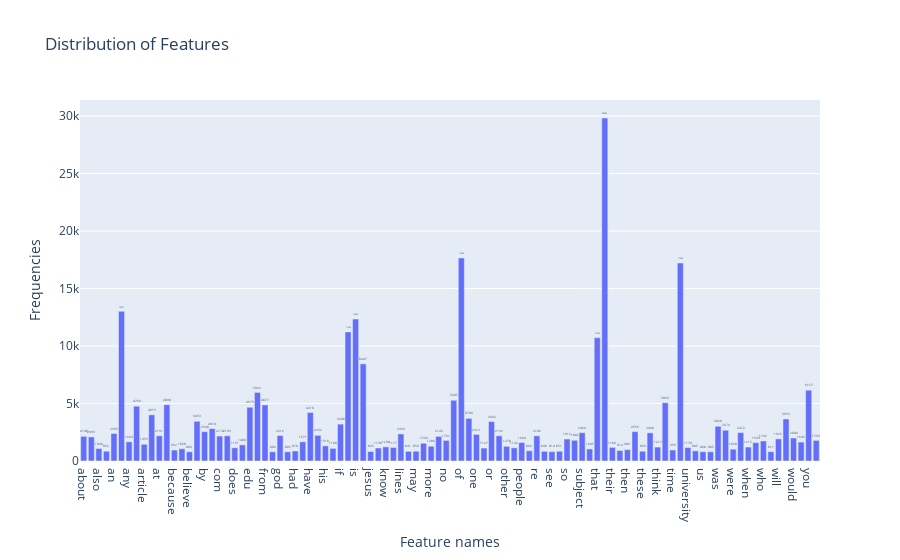

Here is the notebook cell this chart was saved with:
### Code cell
# Answer here
import plotly.express as px
fig = px.bar(
             x=temp_x1, y=temp_y1,
             labels = {'x':'Feature names', 'y':'Frequencies'},
             title  = "Distribution of Features",
             category_orders = temp_x1
            )
fig.update_traces(texttemplate=temp_y1, textposition='outside')
fig.show()

### Figure 1 — Plotly figure (JSON) as saved in the notebook; plotly's stock layout.template omitted (floating-point values rounded to 4 significant figures)
{"data": [{"alignmentgroup": "True", "hovertemplate": "Feature names=%{x}<br>Frequencies=%{y}<extra></extra>", "legendgroup": "", "marker": {"color": "#636efa", "pattern": {"shape": ""}}, "name": "", "offsetgroup": "", "orientation": "v", "showlegend": false, "textposition": "outside", "texttemplate": ["2148", "2093", "1090", "852", "2393", "13017", "1669", "4769", "1453", "4015", "2191", "4898", "952", "1068", "803", "3453", "2548", "2818", "2172", "2193", "1151", "1400", "4675", "5962", "4877", "806", "2216", "805", "870", "1671", "4218", "2232", "1318", "1100", "3208", "11226", "12343", "8447", "825", "1130", "1230", "1177", "2353", "841", "850", "1543", "1286", "2143", "1791", "5285", "17660", "3709", "2312", "1127", "3432", "2192", "1278", "1142", "1604", "892", "2186", "840", "814", "851", "1912", "1802", "2464", "1045", "10723", "29825", "1184", "914", "989", "2556", "850", "2448", "1213", "5063", "959", "17222", "1170", "885", "808", "805", "3020", "2674", "1028", "2472", "1215", "1599", "1742", "811", "1925", "3655", "2000", "1645", "6157", "1793"], "type": "bar", "x": ["about", "all", "also", "am", "an", "and", "any", "are", "article", "as", "at", "be", "because", "been", "believe", "but", "by", "can", "com", "do", "does", "don", "edu", "for", "from", "get", "god", "good", "had", "has", "have", "he", "his", "how", "if", "in", "is", "it", "jesus", "just", "know", "like", "lines", "many", "may", "me", "more", "my", "no", "not", "of", "on", "one", "only", "or", "organization", "other", "out", "people", "posting", "re", "say", "see", "should", "so", "some", "subject", "than", "that", "the", "their", "them", "then", "there", "these", "they", "think", "this", "time", "to", "university", "up", "us", "very", "was", "we", "were", "what", "when", "which", "who", "why", "will", "with", "would", "writes", "you", "your"], "xaxis": "x", "y": [2148, 2093, 1090, 852, 2393, 13017, 1669, 4769, 1453, 4015, 2191, 4898, 952, 1068, 803, 3453, 2548, 2818, 2172, 2193, 1151, 1400, 4675, 5962, 4877, 806, 2216, 805, 870, 1671, 4218, 2232, 1318, 1100, 3208, 11226, 12343, 8447, 825, 1130, 1230, 1177, 2353, 841, 850, 1543, 1286, 2143, 1791, 5285, 17660, 3709, 2312, 1127, 3432, 2192, 1278, 1142, 1604, 892, 2186, 840, 814, 851, 1912, 1802, 2464, 1045, 10723, 29825, 1184, 914, 989, 2556, 850, 2448, 1213, 5063, 959, 17222, 1170, 885, 808, 805, 3020, 2674, 1028, 2472, 1215, 1599, 1742, 811, 1925, 3655, 2000, 1645, 6157, 1793], "yaxis": "y"}], "layout": {"barmode": "relative", "legend": {"tracegroupgap": 0}, "title": {"text": "Distribution of Features"}, "xaxis": {"anchor": "y", "domain": [0, 1], "title": {"text": "Feature names"}}, "yaxis": {"anchor": "x", "domain": [0, 1], "title": {"text": "Frequencies"}}}}
